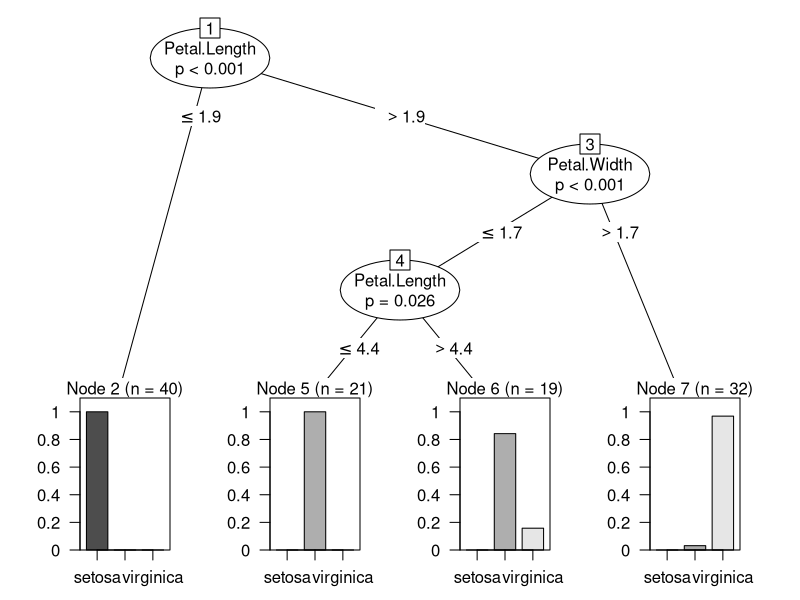
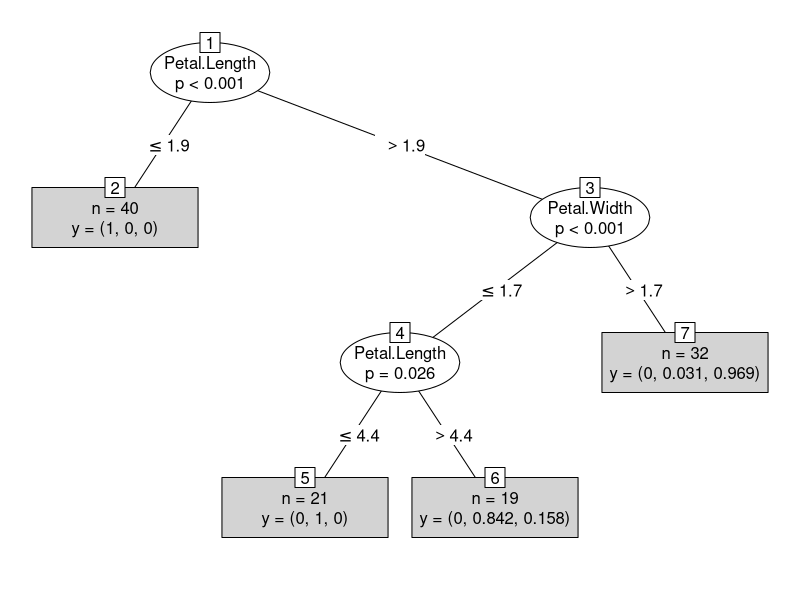

These charts were generated, in order, by the following R code:
# This famous (Fisher's or Anderson's) iris data set gives the measurements in centimeters of the variables sepal length 
# and width and petal length and width, respectively, for 50 flowers from each of 3 species of iris. 
# The species are Iris setosa, versicolor, and virginica.

library(datasets) # iris dataset
library(party) # tree method

str(iris) # compactly display the internal STRucture of an R object, a diagnostic function and an alternative to "summary"
summary(iris)

set.seed(1234)
ind <- sample(2,nrow(iris),replace=TRUE, prob=c(0.7,0.3))
trainData <- iris[ind==1,]
testData <- iris[ind==2,]

myFormula <- Species ~ Sepal.Length + Sepal.Width + Petal.Length + Petal.Width
iris_tree <- ctree(myFormula, data=trainData)
table(predict(iris_tree),trainData$Species)

# output
print(iris_tree)
plot(iris_tree)
plot(iris_tree,type="simple")

# prediction
testPred <- predict(iris_tree, newdata = testData)
table(testPred, testData$Species)
